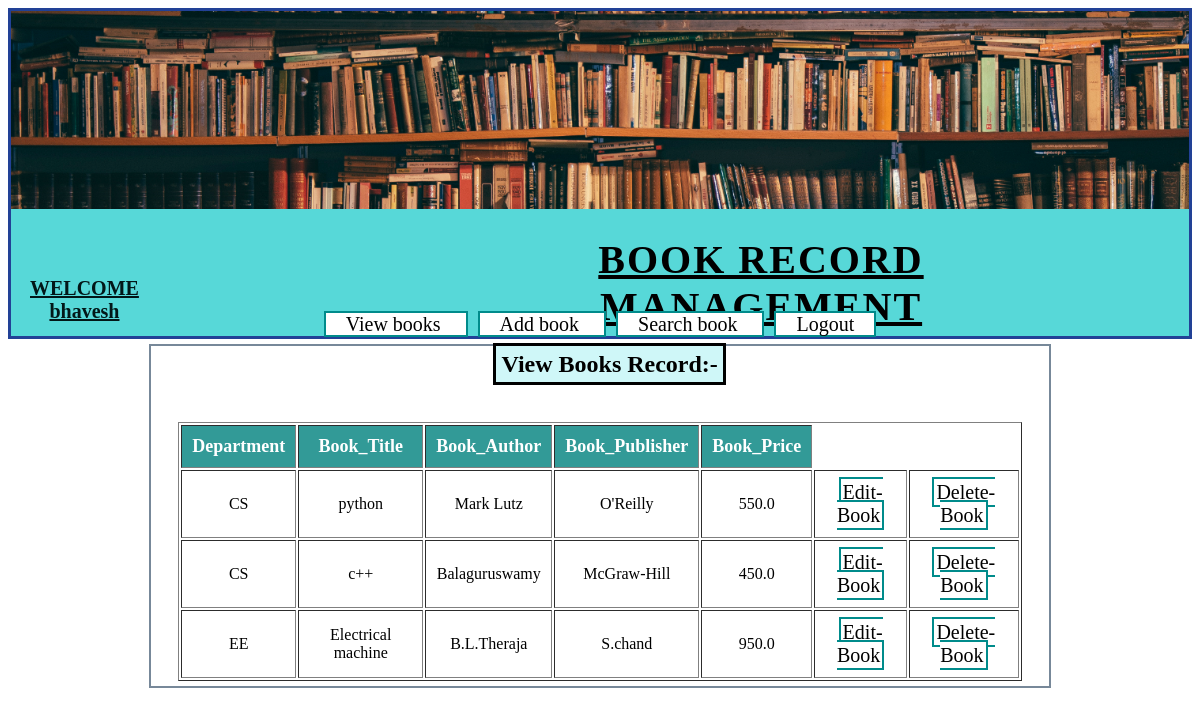
The page /BRMapp/view_books (signed in) on the database its author committed.
### BRMapp/models.py (models this page shows, shortened)
class Book(models.Model):
    dpt=models.CharField(max_length=25)
    title=models.CharField(max_length=25)
    author=models.CharField(max_length=25)
    pbr=models.CharField(max_length=25)
    price=models.FloatField()

### BRMapp/views.py (the view)
# urls.py: url('view_books',v.fun_view_books),
@login_required(login_url="BRMapp/userlogin")
def fun_view_books(request):
    username = request.session["username"]  # session is a dictionary
    books = mod.Book.objects.all()
    res = render(request, "BRMapp/view.html", {"books": books, "username": username})
    return (res)

### templates/BRMapp/view.html (shortened to what this page needs)
<!DOCTYPE html>
<html lang="en">
<head>
    {% load static %}
    <link rel="stylesheet" href="{%static 'css/BRMCSS.css' %}">
</head>
<body>
<div id="header">
    <div id="img">
        <br> <br> <br> <br> <br> <br> <br> <br> <br><br><br>
    </div>
    <h1>BOOK RECORD MANAGEMENT </h1>
    <h4>WELCOME  <br>{{username}}</h4>
    <div id="nav">
        <a href="BRMapp/view_books">View books </a>
        <a href="BRMapp/add_new_book">Add book  </a>
        <a href="BRMapp/SearchBook">Search book </a>
        <a href="BRMapp/userlogout">Logout </a>
    </div>
</div>
<div id="main" >
<h2>View  Books Record:- </h2>
    <table border="1">
        <thead>
            <tr>
                <th>Department </th>
                <th>Book_Title </th>
                <th>Book_Author </th>
                <th>Book_Publisher</th>
                <th>Book_Price </th>
            </tr>
        </thead>
        <tbody>
            {% for book in books %}
            <tr>
                <td>{{book.dpt}} </td>
                <td>{{book.title}} </td>
                <td>{{book.author}}</td>
                <td>{{book.pbr}}  </td>
                <td>{{book.price}}</td>
                <td><a class="btn" href="BRMapp/EditBook?bookid={{book.id}} ">Edit-Book </a></td>
                <td><a class= "dbtn"  href="BRMapp/delete_book?bookid={{book.id}} ">Delete-Book </a></td>
            </tr>
            {% endfor %}
        </tbody>
    </table>
</div>
</body>
</html>

### static/css/BRMCSS.css (style rules this page uses)
body { font-family: calibri; }
#header { border: rgb(34, 65, 150); border-style: solid; background-color:rgb(87, 216, 216); background-position: center; text-align: center; }
#img { background-image: url(library.PNG); width: 100%; position: relative; left: 0px; }
#header h1 { text-align: center; text-decoration-line: underline; font-size: 40px; letter-spacing: 2px; margin-left: 450px; width: 600px; height:50px; }
#header h4 { position: absolute; top: 250px; left: 30px; color: rgb(2, 23, 24); text-decoration: underline; font-size: 20px; }
#nav { width: 60%; margin: auto; }
#nav a { border: solid 2px darkcyan; font-size: 20px; width: 150px; background-color:white; color: black; text-decoration: none; padding-left: 20px; padding-right: 20px; margin: 5px 5px 5px 5px ; }
#main { width: 75%; margin-left: auto; margin-right: auto; border: solid 2px lightslategray; margin-top: 5px; padding: 5px; }
#main h2 { border:solid; background-color: rgb(207, 247, 248); margin-left: 38%; padding: 5px 5px; display: inline; }
#main table { margin-top: 5%; margin-right: auto; margin-left: auto; width: 95%; text-align: center; }
#main table th { background-color: #329A97; color: white; font-size: 18px; }
#main table th,td { padding: 10px; margin: 3px; }
.btn,.dbtn { border: solid 2px darkcyan; font-size: 20px; width: 150px; background-color:white; color: black; text-decoration: none; padding: 2px; }

### rows shown on the page
Book: dpt "CS", title "python", author "Mark Lutz", pbr "O'Reilly", price "550.0"
Book: dpt "CS", title "c++", author "Balaguruswamy", pbr "McGraw-Hill", price "450.0"
Book: dpt "EE", title "Electrical machine", author "B.L.Theraja", pbr "S.chand", price "950.0"

### other values the page prints
{{ username }} "bhavesh"
